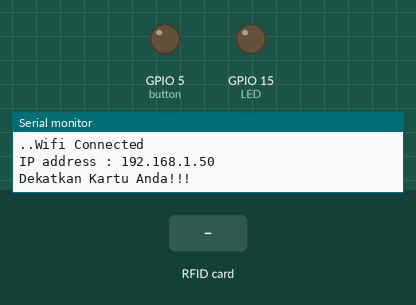
This sketch was run on a simulated ESP8266 (NodeMCU). Shown: output pins drawn as LEDs (lit = HIGH), the last lines printed to the serial monitor. Inputs (shaded band) come from the test bench. WiFi joins after 1.5 s; servers stay silent unless stated; uploads are accepted with an empty reply.

Above: at 3.2 s.
3.3 s: RFID card 5E 7A 19 C4 held to the reader
At 4.1 s:
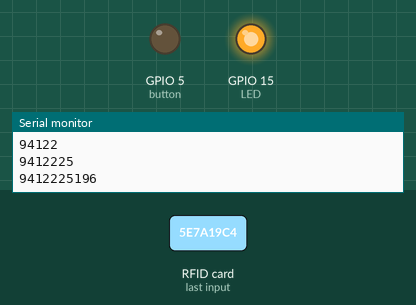
Timing chart, 0 to 7.2 s (numbered marks = the images above; inputs shaded):
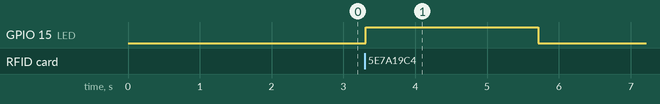

The sketch:

Absen.ino
```cpp
#include <ESP8266HTTPClient.h>
#include <ESP8266WiFi.h>
// RFID
#include <SPI.h>
#include <MFRC522.h>

// network SSID nama wifi
const char* ssid = "wifiku";
const char* password = "password";

// Pengenalan host (server) = IP address komputer server
const char* host = "192.168.0.27";

// tombol
#define button 5
// lampu
#define LED 15

// variabel RFID
#define SDA 2
#define RST 0

MFRC522 rfid(SDA,RST);

WiFiClient client;

void setup() {
  Serial.begin(115200);

  // setting koneksi wifi
  WiFi.hostname("NodeMCU");
  WiFi.mode(WIFI_STA);
  WiFi.begin(ssid, password);
  //cek koneksi
  while(WiFi.status() != WL_CONNECTED){
    //Progress sedang mencari wifi
    delay(1000);
    Serial.print(".");
  }
  Serial.println("Wifi Connected");
  Serial.print("IP address : ");
  Serial.println(WiFi.localIP());

  pinMode(LED,OUTPUT);
  pinMode(button,OUTPUT);

  SPI.begin();
  rfid.PCD_Init();
  Serial.println("Dekatkan Kartu Anda!!!");
  Serial.println("");
}

void loop() {
  // baca status button
  if(digitalRead(button) == 1){
    // menyalakan lampu LED
    digitalWrite(LED,HIGH);
    while(digitalRead(button) == 1);
    // ubah mode absensi
    String getdata, Link;
    HTTPClient http;
    //Get Data
    Link = "http://192.168.0.27/rfid/ubahmode.php";
    if(http.begin(client,Link)){
      int httpCode = http.GET();
      String payload = http.getString(); // umpan balik jika berhasil / gagal

      Serial.println(payload);
      http.end();
    } else {
      Serial.println("Failed to Connect to make HTTP Request");
    }
  }
  // matikan lampu
  digitalWrite(LED,LOW);

  if(! rfid.PICC_IsNewCardPresent() || ! rfid.PICC_ReadCardSerial()){
    return;
  }
    String id = "";
    for(byte i = 0; i < rfid.uid.size;i++){
      id += rfid.uid.uidByte[i];
      Serial.println(id);
    }

    // menyalakan lampu
    digitalWrite(LED,HIGH);

    // kirim data
    const int httpPort = 80;
    if(!client.connect(host, httpPort)){
      Serial.println("Connecttion Failed");
      return;
    }

    String link;
    HTTPClient http;
    link = "http://192.168.0.27/rfid/kirimkartu.php?nokartu=" + id ;
    if(http.begin(client,link)){
      int httpCode = http.GET();
      String payload = http.getString(); // umpan balik jika berhasil / gagal

      Serial.println(payload);
      http.end();
      delay(2000);
    } else {
      Serial.println("Failed to Connect to make HTTP Request");
    }
}
```

Measured:
- after the input at 3.3 s, GPIO 15 (LED): LOW → HIGH at once, → LOW 2.4 s later
